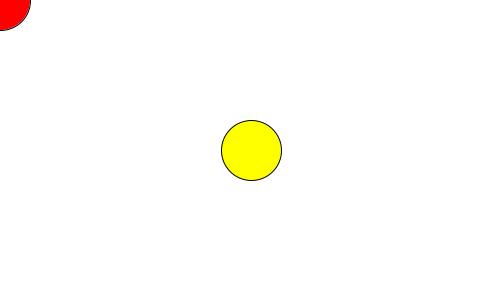
Frame 1 (no input)
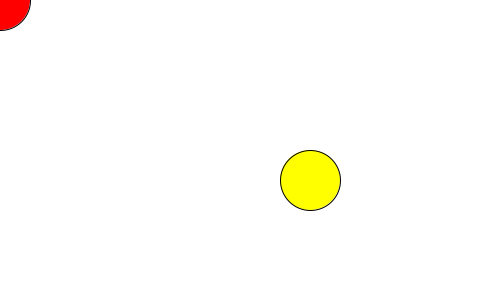
Frame 60 (the mouse pressed at the canvas centre just before this capture)
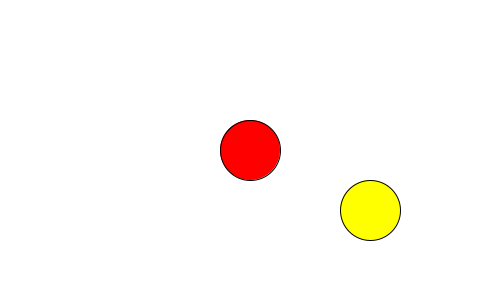
Frame 120 (the mouse held since frame 60 and released just before this capture)

The Processing sketch that drew these frames (run headless with seeded random() and noise(); from frame 60 on, the mouse is pressed at the canvas centre):

// Processing sketch: week14_2_airhocky_part2_help_line_center_center_dx_dy
// ── week14_2_airhocky_part2_help_line_center_center_dx_dy.pde
// week14_2_airhocky_part2_help_line_center_center_dx_dy
// 修改自 week14_1_airhocky_part1_hit_4_walls
// 會跟手互動
void setup(){
  size(500,300);
}
float x = 250, y = 150, vx = 1, vy = 0.5;
void draw(){
  background(255);
  float x2 = x+vx, y2 = y+vy;
  if(x2<30 || x2>470) vx = -vx;
  if(y2<30 || y2>270) vy = -vy;
  x += vx;
  y += vy;
  fill(#ffff00); ellipse(x, y, 60, 60);
  fill(#ff0000); ellipse(mouseX, mouseY, 60,60);
  if(dist(x,y,mouseX,mouseY)<60) {
    line(x,y, mouseX, mouseY); // 輔助線
    float dx = x - mouseX; // 推的方向
    float dy = y - mouseY; // 推的方向
    
    vx += dx/10; // 比例是亂算的, 因為沒有符合「動量守恆」
    vy += dy/10;
  }
}
